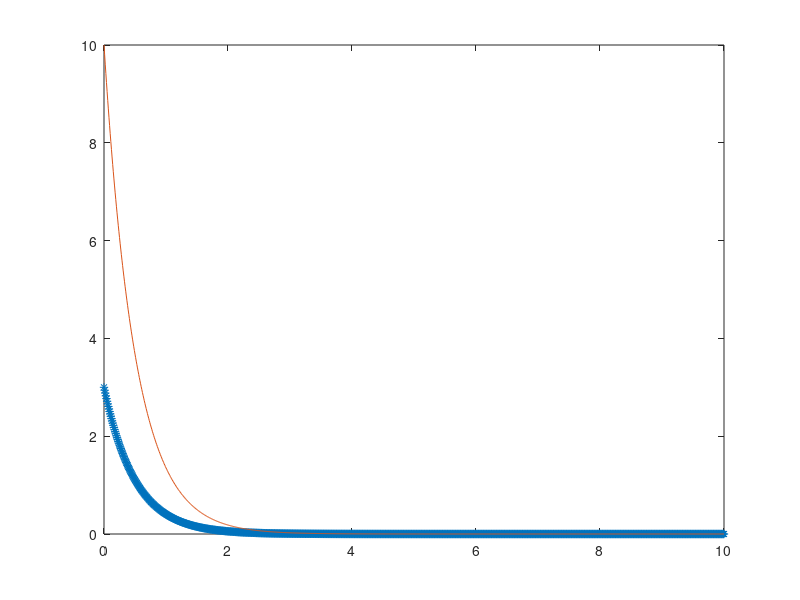

Here is the MATLAB script that generated this plot:
%%  Ex1.c

clear,clc,close all

%% CONSTANTES

h=0.01;
tf=10;
t=0:h:tf;
N=length(t); 

k=16;
m=1;

x=[];
v=[];

x(1)=1;
y(1)=10;

yexact=3*exp(-2.*t); %solucao exata

%% MÉTODO DE RUNGE-KUTTA
    for k=1:N-1
k1=-2*y(k);
 y1=y(k)+k1*h/2;
k2=-2*y1;
 y2=y(k)+k2*h/2;
k3=-2*y2;
 y3=y(k)+k3*h;
k4=-2*y3;
 y(k+1)=y(k)+h/6*(k1+2*k2+2*k3+k4);
end
plot(t,yexact,'*',t,y)